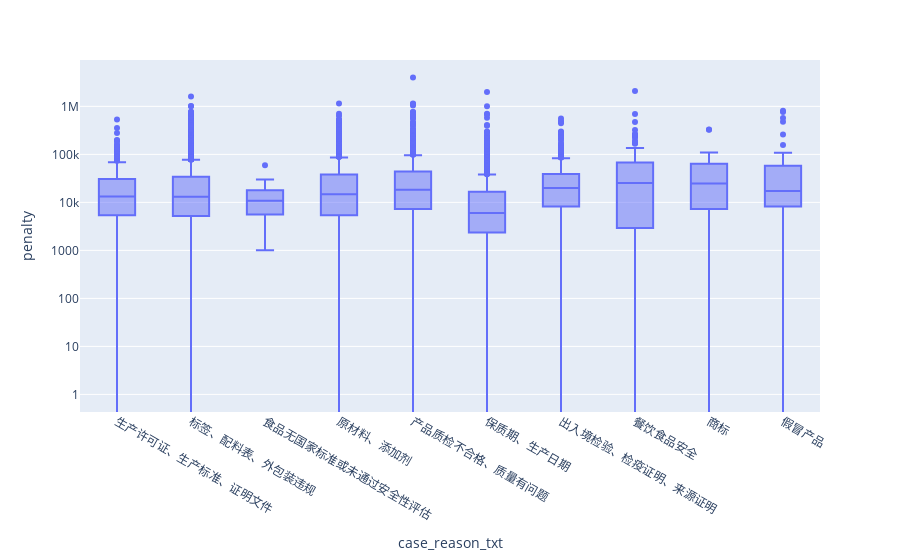

Write notebook code for a chart like this one.
### Code cell
fig_penalty = px.box(
    reasonDf[reasonDf['is_success']=="TRUE"][['case_reason_txt', 'penalty']].drop_duplicates(), 
    x = 'case_reason_txt', 
    y = 'penalty'
)
fig_penalty.update_yaxes(type="log")
fig_penalty.show()

### Figure 1 — Plotly figure (JSON) as saved in the notebook; plotly's stock layout.template omitted (floating-point values rounded to 4 significant figures; data arrays with more than 128 entries replaced by an {"elided": "..."} marker saying what was removed)
{"data": [{"alignmentgroup": "True", "hovertemplate": "case_reason_txt=%{x}<br>penalty=%{y}<extra></extra>", "legendgroup": "", "marker": {"color": "#636efa"}, "name": "", "notched": false, "offsetgroup": "", "orientation": "v", "showlegend": false, "type": "box", "x": {"elided": "8187 str values"}, "x0": " ", "xaxis": "x", "y": {"elided": "8187 float values"}, "y0": " ", "yaxis": "y"}], "layout": {"boxmode": "group", "legend": {"tracegroupgap": 0}, "margin": {"t": 60}, "xaxis": {"anchor": "y", "domain": [0, 1], "title": {"text": "case_reason_txt"}}, "yaxis": {"anchor": "x", "domain": [0, 1], "title": {"text": "penalty"}, "type": "log"}}}
